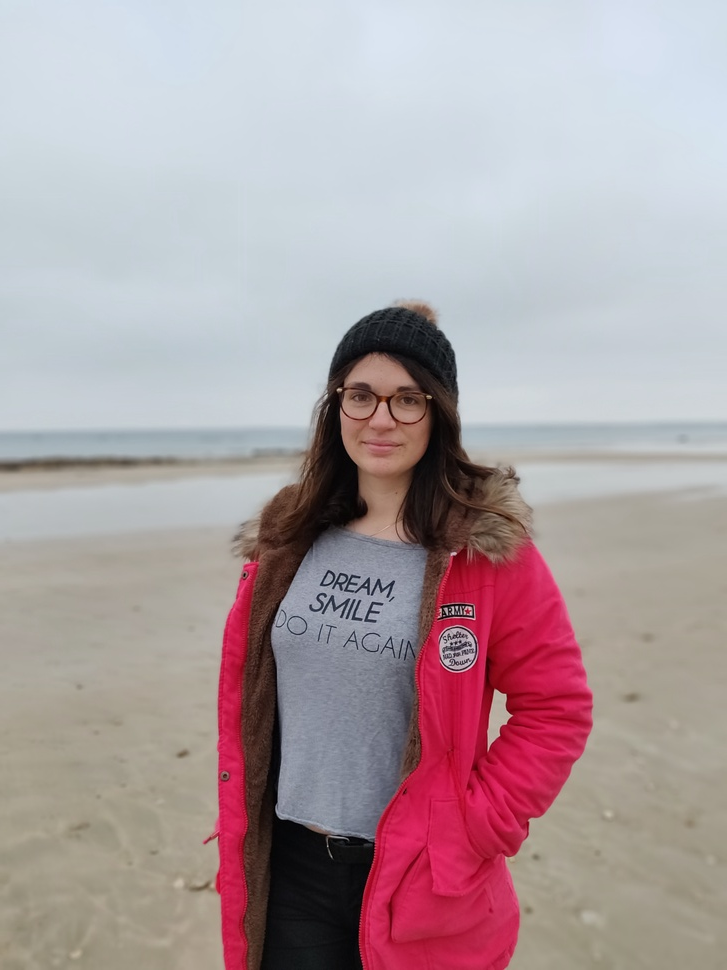
#> input picture img.jpg, 727 x 970 px, shrunk from 3264 x 4352 before the run
$ python main.py
#> lines starting #> are read from the running program, lines starting #| are printed output that depends on the picture; after the words box and inside, x2 and y2 are one past the last pixel; in counts of white or black regions, pixels touching at a corner belong together
import cv2
import numpy as np

# création du tableau
image = cv2.imread("img.jpg", cv2.IMREAD_COLOR)
#> image is the input picture: shape (970, 727, 3); mean B, G, R 162.5, 158.4, 173.7
colonnes = np.array(image)

# Logique

for i in range(51, len(colonnes), 100):
    for j in range(51, len(colonnes[i]), 100):
        values = np.random.randint(0, 256, 3)
        for k in range(-101, 102):
            for l in range(-101, 102):
                if 0 <= i + k < len(colonnes) and 0 <= j + l < len(colonnes[i + k]):
                    if (
                        colonnes[i + k][j + l][2] > 100
                        and colonnes[i + k][j + l][1] < 110
                        and colonnes[i + k][j + l][0] < 150
                    ):
                        colonnes[i + k][j + l] = values
    print(str(i) + "/" + str(len(colonnes)))
#> this loop made 10 passes
#> i on passes 1 to 10: 51, 151, 251, 351, 451, 551, 651, 751, 851, 951
#| 51/970
#| 151/970
#| 251/970
#| 351/970
#| 451/970
#| 551/970
#| 651/970
#| 751/970
#> (further printed lines are left out)
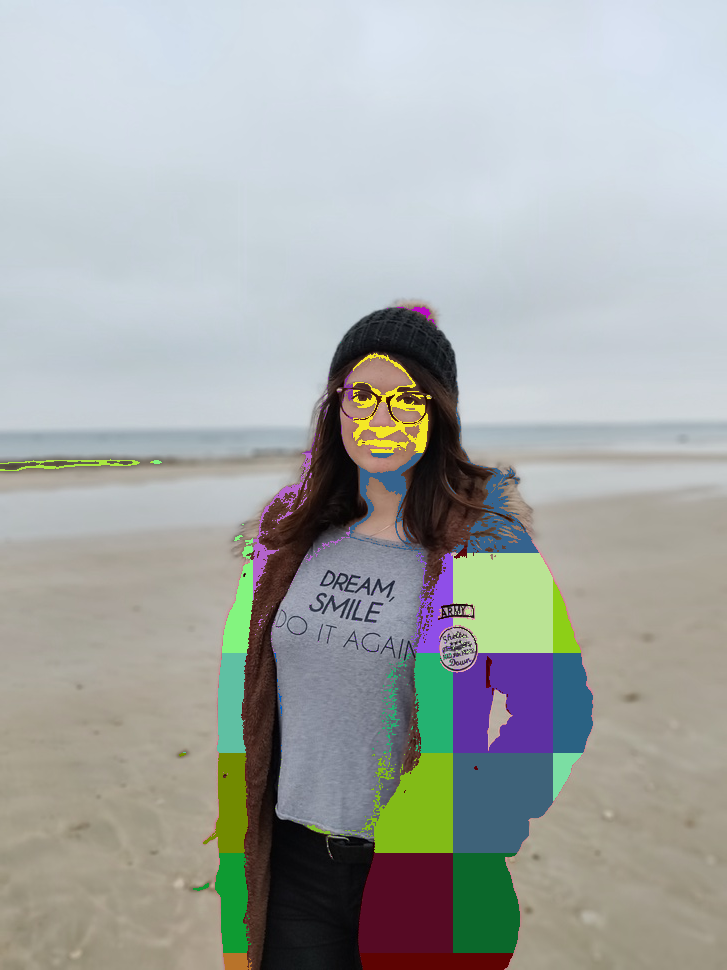
#> colonnes: shape (970, 727, 3); 11.46% of pixels changed, all inside (x1, y1, x2, y2) = (0, 307, 593, 970)


# sauvegarde de l'image
image_finale = np.array(colonnes)
cv2.imwrite("img_changed.jpg", image_finale)
